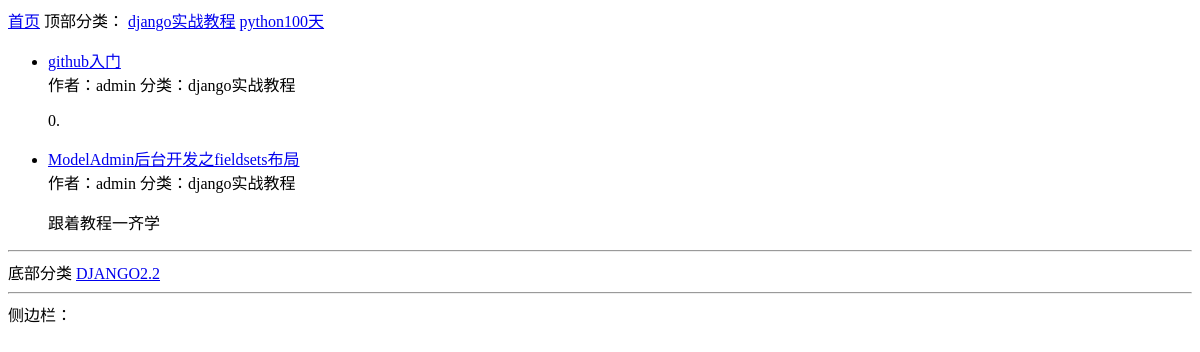
/, run on an earlier commit of the app's database.
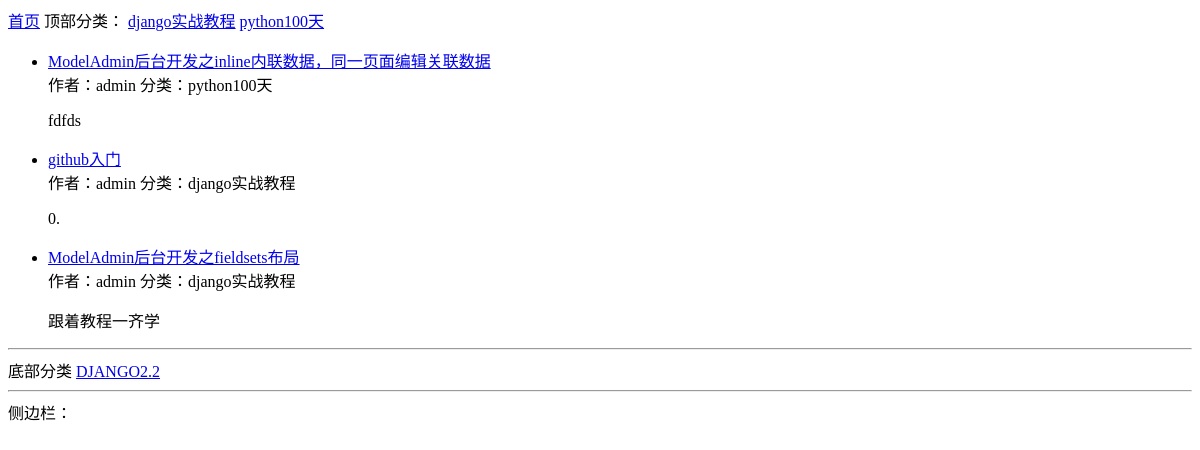
And on a later commit of the database.
### blog/models.py (models this page shows, shortened)
class Category(models.Model):
    STATUS_NORMAL = 1
    STATUS_DELETE = 0
    STATUS_ITEMS = (
        (STATUS_NORMAL, '正常'),
        (STATUS_DELETE, '删除'),
    )
    name = models.CharField('名称', max_length=50)
    status = models.PositiveIntegerField('状态', default=STATUS_NORMAL, choices=STATUS_ITEMS)
    is_nav = models.BooleanField('是否为导航', default=False)
    owner = models.ForeignKey(User, verbose_name='作者', on_delete=models.CASCADE)
    created_time = models.DateTimeField('创建时间', auto_now_add=True)
    class Meta:
        verbose_name = verbose_name_plural = '分类'
    @classmethod
    def get_navs(cls):
        categories = cls.objects.filter(status=cls.STATUS_NORMAL)
        nav_categories = []
        normal_categories = []
        for cate in categories:
            if cate.is_nav:
                nav_categories.append(cate)
            else:
                normal_categories.append(cate)
        category = {
            'navs': nav_categories,
            'categories': normal_categories,
        }
        return category

class Post(models.Model):
    STATUS_NORMAL = 1
    STATUS_DELETE = 0
    STATUS_DRAFT = 2
    STATUS_ITEMS = (
        (STATUS_NORMAL, '正常'),
        (STATUS_DELETE, '删除'),
        (STATUS_DRAFT, '草稿'),
    )
    title = models.CharField('标题', max_length=255)
    decs = models.CharField('摘要', max_length=1024, blank=True, null=True)
    content = models.TextField('正文', help_text='正文必须为markdown格式')
    status = models.PositiveIntegerField('状态', choices=STATUS_ITEMS, default=STATUS_NORMAL)
    category = models.ForeignKey(Category, verbose_name='分类', on_delete=models.CASCADE)
    tag = models.ManyToManyField(Tag, verbose_name='标签')
    owner = models.ForeignKey(User, verbose_name='作者', on_delete=models.CASCADE)
    created_time = models.DateTimeField('创建时间', auto_now_add=True)
    pv = models.PositiveIntegerField(default=1)
    uv = models.PositiveIntegerField(default=1)
    class Meta:
        verbose_name = verbose_name_plural = '文章'
        ordering = ['-id']

### blog/views.py (the view)
# urls.py: path('', IndexView.as_view(), name='index'),
class IndexView(CommonViewMixin, ListView):
    queryset = Post.latest_posts()
    paginator_by = 5
    context_object_name = 'post_list'
    template_name = 'blog/list.html'

### blog/views.py (called while the page is built)
    def get_context_data(self, **kwargs):
        context = super().get_context_data(**kwargs)
        context.update({
            'sidebar': SideBar.get_all(),
        })
        context.update(Category.get_navs())
        return context

### config/models.py (called while the page is built)
    @classmethod
    def get_all(cls):
        return cls.objects.filter(status=cls.STATUS_SHOW)

### typeidea/templates/blog/list.html
{% extends "../base.html" %}
{% block main %}
<ul>
    {% for post in post_list %}
    <li>
        <a href="{% url 'post_detail' post.id %}">{{ post.title }}</a>
        <div>
            <span>作者：{{ post.owner.username }}</span>
            <span>分类：{{ post.category.name }}</span>
        </div>
        <p>{{ post.decs }}</p>
    </li>
    {% empty %}
    暂无数据
    {% endfor %}
</ul>
{% endblock %}

### typeidea/templates/base.html (shortened to what this page needs)
<!DOCTYPE html>
<html lang="en">
<head>
</head>
<body>
    <div>
        <a href="{% url 'index' %}">首页</a>
        顶部分类：
        {% for cate in navs %}
        <a href="{% url 'category_list' cate.id %}">{{ cate.name }}</a>
        {% endfor %}
    </div>
    {% block main %}
    {% endblock %}
    <hr>
    <div>底部分类
        {% for cate in categories %}
        <a href="{% url 'category_list' cate.id %}">{{ cate.name }}</a>
        {% endfor %}
    </div>
    <hr>
    <div>侧边栏：
    </div>
</body>
</html>

What changed in the data, as far as the page shows it:
added Post: title "ModelAdmin后台开发之inline内联数据，同一页面编辑关联数据", owner.username "admin", category.name "python100天", decs "fdfds"
